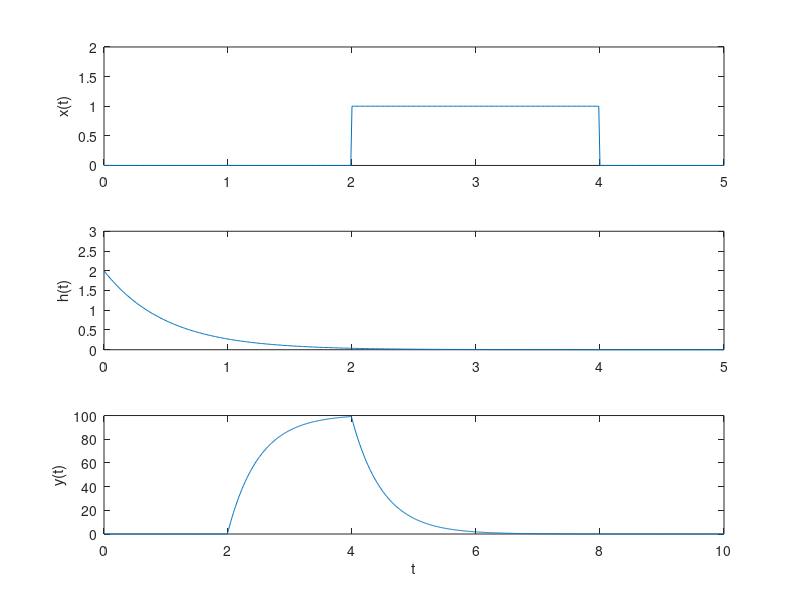

MATLAB code for this plot:
% Written by Michael Brodskiy
% Fundamentals of Linear Systems
% I. Salama

clear all; % Clear Workspace

delta = @(n) (n == 0); % Define the unit impulse function
u = @(n) (n >= 0); % Define the unit step function

%% Question 1

n = [0:12]; % Define the range of n
x = u(n-1) - u(n-4); % Define the function given as x
h = u(n-5) - u(n-11); % Define the given step response as h

%%% Part A

subplot(3,1,1); % Create subplots
stem(n,x,'fill'); % Plot figure
xlabel('n'); % Define $$x$$-axis title
ylabel('x[n]'); % Define $$y$$-axis title
ylim([0 2]); % Define vertical axis limits

subplot(3,1,2); % Create subplots
stem(n,h,'fill'); % Plot figure
xlabel('n'); % Define $$x$$-axis title
ylabel('h[n]'); % Define $$y$$-axis title
ylim([0 2]); % Define vertical axis limits

%%% Part B

y = conv(x,h);
ny = [0:24];

subplot(3,1,3);
stem(ny,y,'fill'); % Plot figure
xlabel('n'); % Define $$x$$-axis title
ylabel('y[n]'); % Define $$y$$-axis title
ylim([0 4]);

%%% Part C

% The result computed in Part B above matches the calculations made in PS3-4

%%% Part D

% We may observe that the delay in y[n] is, indeed n = 5. We see that the signal
% was spread over a time period double that of the original (n goes from 0-12 to
% 0-24). Furthermore, the peak values of the signal were tripled, and the signal
% itself has non-sero value for 8 values of n instead of 3 or 6.

clear all; % Clear Plots

delta = @(n) (n == 0); % Define the unit impulse function
u = @(n) (n >= 0); % Define the unit step function
n = [0:12]; % Define the range of n
x = u(n-1) - u(n-4); % Define the function given as x

%%% Part E

h2 = u(n) - u(n-2);

subplot(3,1,1); % Create subplots
stem(n,x,'fill'); % Plot figure
xlabel('n'); % Define $$x$$-axis title
ylabel('x[n]'); % Define $$y$$-axis title
ylim([0 2]); % Define vertical axis limits

subplot(3,1,2); % Create subplots
stem(n,h2,'fill'); % Plot figure
xlabel('n'); % Define $$x$$-axis title
ylabel('h[n]'); % Define $$y$$-axis title
ylim([0 2]); % Define vertical axis limits

y = conv(x,h2);
ny = [0:24];

subplot(3,1,3);
stem(ny,y,'fill'); % Plot figure
xlabel('n'); % Define $$x$$-axis title
ylabel('y[n]'); % Define $$y$$-axis title
ylim([0 4]);

% Using the above, we see that the delay is now only n = 1, though the signal 
% still occupies a timespace double that of the original two signals. Finally, 
% the peak values of the signal are double those of the original ones, and the
% convolved signal extends over 4 values, instead of 3 or 2

clear all; % Clear Plots

delta = @(n) (n == 0); % Define the unit impulse function
u = @(n) (n >= 0); % Define the unit step function
n = [0:12]; % Define the range of n
x = u(n-1) - u(n-4); % Define the function given as x

%%% Part F

h3 = u(n) - u(n-1);

subplot(3,1,1); % Create subplots
stem(n,x,'fill'); % Plot figure
xlabel('n'); % Define $$x$$-axis title
ylabel('x[n]'); % Define $$y$$-axis title
ylim([0 2]); % Define vertical axis limits

subplot(3,1,2); % Create subplots
stem(n,h3,'fill'); % Plot figure
xlabel('n'); % Define $$x$$-axis title
ylabel('h[n]'); % Define $$y$$-axis title
ylim([0 2]); % Define vertical axis limits

y = conv(x,h3);
ny = [0:24];

subplot(3,1,3);
stem(ny,y,'fill'); % Plot figure
xlabel('n'); % Define $$x$$-axis title
ylabel('y[n]'); % Define $$y$$-axis title
ylim([0 4]);

% We may observe that, with these values, the convolved signal is the x[n]
% signal, since this convolution follows the property of convolution that, when 
% a signal is convolved with the delta function, it remains unchanged. Thus, we 
% may say y3[n]=x[n].

%% Question 2

clear all; % Clear Workspace

delta = @(t) (t == 0); % Define the unit impulse function
u = @(t) (t >= 0); % Define the unit step function

t = [0:.01:5]; % Define timespace

x = u(t-2) - u(t-4); % Define the given function x
h = 5 * exp(-5 * t); % Define the given impulse response

%%% Part A

y = conv(x,h); % Convolve the functions
ty = [0:.01:10];

subplot(3,1,1); % Create subplots
plot(t,x); % Plot figure
ylabel('x(t)'); % Define $$y$$-axis title
ylim([0 2]);

subplot(3,1,2); % Create subplots
plot(t,h); % Plot figure
ylabel('h(t)'); % Define $$y$$-axis title
ylim([0 6]);

subplot(3,1,3); % Create subplots
plot(ty,y); % Plot figure
xlabel('t'); % Define $$x$$-axis title
ylabel('y(t)'); % Define $$y$$-axis title

% Using the above plots, we may observe that this is, indeed what we would
% expect a response from a low pass filter would. We see that it "charges" the
% capacitor and maintains a maximum value while the signal is active, and then
% begins to "discharge" when the signal ends.

%%% Part B

clear all; % Clear workspace

delta = @(t) (t == 0); % Define the unit impulse function
u = @(t) (t >= 0); % Define the unit step function

t = [0:.01:5]; % Define timespace

x = u(t-2) - u(t-4); % Define the given function x
h2 = 8 * exp(-8 * t); % Define the first given impulse response
h3 = 10 * exp(-10 * t); % Define the second given impulse response

y2 = conv(x,h2); % Convolve the functions
ty = [0:.01:10];

subplot(3,1,1); % Create subplots
plot(t,x); % Plot figure
ylabel('x(t)'); % Define $$y$$-axis title
ylim([0 2]);

subplot(3,1,2); % Create subplots
plot(t,h2); % Plot figure
ylabel('h(t)'); % Define $$y$$-axis title
ylim([0 9]);

subplot(3,1,3); % Create subplots
plot(ty,y2); % Plot figure
xlabel('t'); % Define $$x$$-axis title
ylabel('y(t)'); % Define $$y$$-axis title

y3 = conv(x,h3); % Convolve the functions

subplot(3,1,1); % Create subplots
plot(t,x); % Plot figure
ylabel('x(t)'); % Define $$y$$-axis title
ylim([0 2]);

subplot(3,1,2); % Create subplots
plot(t,h3); % Plot figure
ylabel('h(t)'); % Define $$y$$-axis title
ylim([0 11]);

subplot(3,1,3); % Create subplots
plot(ty,y3); % Plot figure
xlabel('t'); % Define $$x$$-axis title
ylabel('y(t)'); % Define $$y$$-axis title

% We may observe that changing the critical frequency causes the impulse
% response to begin from a point where the value of the function is equal to the
% critical frequency. Furthermore, we see that the height of y(t) is related to 
%the critical frequency. That is, the maximum attainable value of y(t) is 
% greater when the critical frequency is greater.

%%% Part C

clear all; % Clear workspace

delta = @(t) (t == 0); % Define the unit impulse function
u = @(t) (t >= 0); % Define the unit step function

t = [0:.01:5]; % Define timespace

x = u(t-2) - u(t-4); % Define the given function x
h4 = 4 * exp(-4 * t); % Define the first given impulse response
h5 = 2 * exp(-2 * t); % Define the second given impulse response

y4 = conv(x,h4); % Convolve the functions
ty = [0:.01:10];

subplot(3,1,1); % Create subplots
plot(t,x); % Plot figure
ylabel('x(t)'); % Define $$y$$-axis title
ylim([0 2]);

subplot(3,1,2); % Create subplots
plot(t,h4); % Plot figure
ylabel('h(t)'); % Define $$y$$-axis title
ylim([0 5]);

subplot(3,1,3); % Create subplots
plot(ty,y4); % Plot figure
xlabel('t'); % Define $$x$$-axis title
ylabel('y(t)'); % Define $$y$$-axis title

y5 = conv(x,h5); % Convolve the functions

subplot(3,1,1); % Create subplots
plot(t,x); % Plot figure
ylabel('x(t)'); % Define $$y$$-axis title
ylim([0 2]);

subplot(3,1,2); % Create subplots
plot(t,h5); % Plot figure
ylabel('h(t)'); % Define $$y$$-axis title
ylim([0 3]);

subplot(3,1,3); % Create subplots
plot(ty,y5); % Plot figure
xlabel('t'); % Define $$x$$-axis title
ylabel('y(t)'); % Define $$y$$-axis title

% From the above plots, we may observe that h(t) starting values decrease when
% the critical frequency is decreased. Furthermore, we see that the maximum
% height of y(t) is not only lesser, but also it takes longer for the circuit
% capacitor to "charge" to its maximum value.